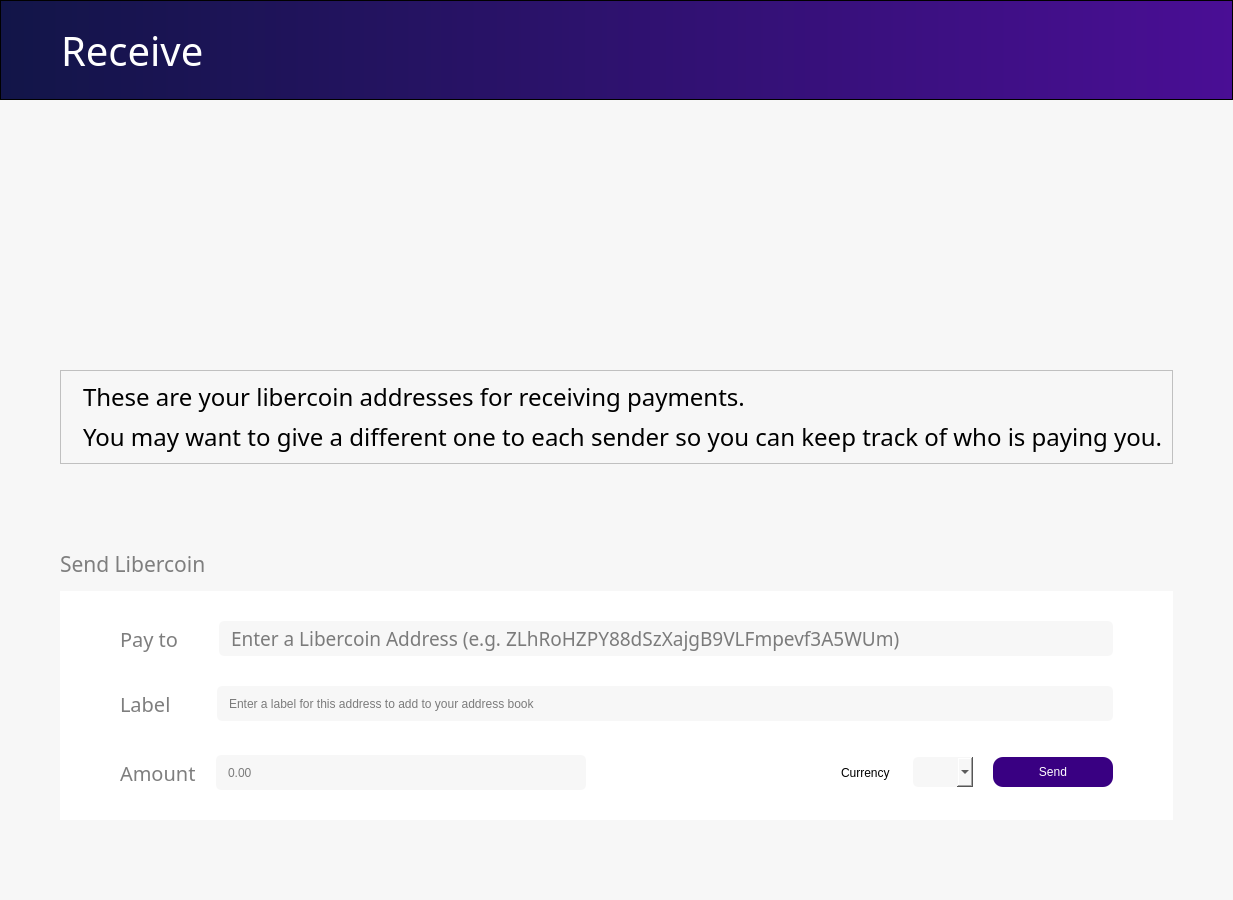
<?xml version="1.0" encoding="UTF-8"?>
<ui version="4.0">
 <class>SendCoinsDialog</class>
 <widget class="QDialog" name="SendCoinsDialog">
  <property name="geometry">
   <rect>
    <x>0</x>
    <y>0</y>
    <width>1002</width>
    <height>900</height>
   </rect>
  </property>
  <property name="windowTitle">
   <string>Send Coins</string>
  </property>
  <property name="styleSheet">
   <string notr="true">background-color:rgba(247, 247, 247, 250);</string>
  </property>
  <layout class="QVBoxLayout" name="verticalLayout" stretch="0,0,0,0">
   <property name="spacing">
    <number>5</number>
   </property>
   <property name="leftMargin">
    <number>0</number>
   </property>
   <property name="topMargin">
    <number>0</number>
   </property>
   <property name="rightMargin">
    <number>0</number>
   </property>
   <property name="bottomMargin">
    <number>0</number>
   </property>
   <item>
    <layout class="QVBoxLayout" name="Header">
     <property name="spacing">
      <number>0</number>
     </property>
     <property name="leftMargin">
      <number>0</number>
     </property>
     <property name="rightMargin">
      <number>0</number>
     </property>
     <item>
      <widget class="QFrame" name="frame">
       <property name="sizePolicy">
        <sizepolicy hsizetype="Preferred" vsizetype="Fixed">
         <horstretch>0</horstretch>
         <verstretch>0</verstretch>
        </sizepolicy>
       </property>
       <property name="minimumSize">
        <size>
         <width>1000</width>
         <height>100</height>
        </size>
       </property>
       <property name="styleSheet">
        <string notr="true">background: QLinearGradient(x1: 0, y1: 0, x2: 1, y2: 0, stop: 0 #121548, stop: 1 #4a0e95);</string>
       </property>
       <property name="frameShape">
        <enum>QFrame::StyledPanel</enum>
       </property>
       <property name="frameShadow">
        <enum>QFrame::Raised</enum>
       </property>
       <layout class="QHBoxLayout" name="horizontalLayout_2">
        <property name="leftMargin">
         <number>60</number>
        </property>
        <item>
         <widget class="QLabel" name="label_3">
          <property name="font">
           <font>
            <family>Source Sans Pro</family>
            <pointsize>30</pointsize>
           </font>
          </property>
          <property name="styleSheet">
           <string notr="true">background-color: rgb(0,0,0,0);
color: white;</string>
          </property>
          <property name="text">
           <string>Receive</string>
          </property>
         </widget>
        </item>
       </layout>
      </widget>
     </item>
     <item>
      <spacer name="verticalSpacer">
       <property name="orientation">
        <enum>Qt::Vertical</enum>
       </property>
       <property name="sizeHint" stdset="0">
        <size>
         <width>20</width>
         <height>40</height>
        </size>
       </property>
      </spacer>
     </item>
    </layout>
   </item>
   <item>
    <layout class="QVBoxLayout" name="verticalLayout_4">
     <property name="leftMargin">
      <number>60</number>
     </property>
     <property name="topMargin">
      <number>60</number>
     </property>
     <property name="rightMargin">
      <number>60</number>
     </property>
     <property name="bottomMargin">
      <number>60</number>
     </property>
     <item>
      <widget class="QFrame" name="frame_2">
       <property name="frameShape">
        <enum>QFrame::StyledPanel</enum>
       </property>
       <property name="frameShadow">
        <enum>QFrame::Raised</enum>
       </property>
       <layout class="QVBoxLayout" name="verticalLayout_6">
        <item>
         <layout class="QHBoxLayout" name="horizontalLayout_3">
          <property name="leftMargin">
           <number>0</number>
          </property>
          <item>
           <widget class="QLabel" name="label">
            <property name="sizePolicy">
             <sizepolicy hsizetype="Fixed" vsizetype="Fixed">
              <horstretch>0</horstretch>
              <verstretch>0</verstretch>
             </sizepolicy>
            </property>
            <property name="minimumSize">
             <size>
              <width>0</width>
              <height>0</height>
             </size>
            </property>
            <property name="sizeIncrement">
             <size>
              <width>0</width>
              <height>0</height>
             </size>
            </property>
            <property name="text">
             <string/>
            </property>
            <property name="pixmap">
             <pixmap resource="../bitcoin.qrc">:/res/icons/Exports_47.png</pixmap>
            </property>
            <property name="scaledContents">
             <bool>false</bool>
            </property>
            <property name="alignment">
             <set>Qt::AlignRight|Qt::AlignTrailing|Qt::AlignVCenter</set>
            </property>
           </widget>
          </item>
          <item>
           <layout class="QVBoxLayout" name="verticalLayout_5">
            <item>
             <widget class="QLabel" name="label_2">
              <property name="font">
               <font>
                <family>Source Sans Pro</family>
                <pointsize>18</pointsize>
               </font>
              </property>
              <property name="text">
               <string>These are your libercoin addresses for receiving payments.</string>
              </property>
             </widget>
            </item>
            <item>
             <widget class="QLabel" name="label_10">
              <property name="font">
               <font>
                <family>Source Sans Pro</family>
                <pointsize>18</pointsize>
               </font>
              </property>
              <property name="text">
               <string>You may want to give a different one to each sender so you can keep track of who is paying you.</string>
              </property>
             </widget>
            </item>
           </layout>
          </item>
         </layout>
        </item>
       </layout>
      </widget>
     </item>
    </layout>
   </item>
   <item>
    <layout class="QVBoxLayout" name="verticalLayout_10">
     <property name="spacing">
      <number>12</number>
     </property>
     <property name="leftMargin">
      <number>60</number>
     </property>
     <property name="topMargin">
      <number>20</number>
     </property>
     <property name="rightMargin">
      <number>60</number>
     </property>
     <property name="bottomMargin">
      <number>20</number>
     </property>
     <item>
      <widget class="QLabel" name="label_7">
       <property name="font">
        <font>
         <family>Source Sans Pro</family>
         <pointsize>16</pointsize>
        </font>
       </property>
       <property name="styleSheet">
        <string notr="true">color: rgb(126, 126, 126);</string>
       </property>
       <property name="text">
        <string>Send Libercoin</string>
       </property>
      </widget>
     </item>
     <item>
      <widget class="QFrame" name="PayFrame">
       <property name="styleSheet">
        <string notr="true">background-color: rgb(255, 255, 255);
border:0;</string>
       </property>
       <property name="frameShape">
        <enum>QFrame::StyledPanel</enum>
       </property>
       <property name="frameShadow">
        <enum>QFrame::Raised</enum>
       </property>
       <layout class="QVBoxLayout" name="verticalLayout_12">
        <property name="spacing">
         <number>30</number>
        </property>
        <property name="leftMargin">
         <number>60</number>
        </property>
        <property name="topMargin">
         <number>30</number>
        </property>
        <property name="rightMargin">
         <number>60</number>
        </property>
        <property name="bottomMargin">
         <number>30</number>
        </property>
        <item>
         <layout class="QHBoxLayout" name="horizontalLayout">
          <property name="spacing">
           <number>20</number>
          </property>
          <property name="topMargin">
           <number>0</number>
          </property>
          <item>
           <widget class="QLabel" name="label_4">
            <property name="font">
             <font>
              <family>Source Sans Pro</family>
              <pointsize>15</pointsize>
             </font>
            </property>
            <property name="styleSheet">
             <string notr="true">color: rgb(126, 126, 126);</string>
            </property>
            <property name="text">
             <string>Pay to    </string>
            </property>
           </widget>
          </item>
          <item>
           <widget class="QLineEdit" name="lineEdit">
            <property name="font">
             <font>
              <family>Source Sans Pro</family>
              <pointsize>14</pointsize>
             </font>
            </property>
            <property name="styleSheet">
             <string notr="true">background-color:rgba(247, 247, 247, 250);
height: 35px;
border-radius:5px;
border-style:solid;
border-color:gray;
border-width:thin;
padding-left: 10;
</string>
            </property>
            <property name="inputMask">
             <string/>
            </property>
            <property name="text">
             <string/>
            </property>
            <property name="cursorPosition">
             <number>0</number>
            </property>
            <property name="alignment">
             <set>Qt::AlignLeading|Qt::AlignLeft|Qt::AlignVCenter</set>
            </property>
            <property name="placeholderText">
             <string>Enter a Libercoin Address (e.g. ZLhRoHZPY88dSzXajgB9VLFmpevf3A5WUm)</string>
            </property>
           </widget>
          </item>
         </layout>
        </item>
        <item>
         <layout class="QHBoxLayout" name="horizontalLayout_4">
          <property name="spacing">
           <number>20</number>
          </property>
          <property name="leftMargin">
           <number>0</number>
          </property>
          <property name="topMargin">
           <number>0</number>
          </property>
          <property name="rightMargin">
           <number>0</number>
          </property>
          <property name="bottomMargin">
           <number>4</number>
          </property>
          <item>
           <widget class="QLabel" name="label_5">
            <property name="font">
             <font>
              <family>Source Sans Pro</family>
              <pointsize>15</pointsize>
             </font>
            </property>
            <property name="styleSheet">
             <string notr="true">color: rgb(126, 126, 126);</string>
            </property>
            <property name="text">
             <string>Label     </string>
            </property>
           </widget>
          </item>
          <item>
           <widget class="QLineEdit" name="lineEdit_2">
            <property name="styleSheet">
             <string notr="true">background-color:rgba(247, 247, 247, 250);
height: 35px;
border-radius:5px;
border-style:solid;
border-color:gray;
border-width:thin;
padding-left: 10;</string>
            </property>
            <property name="text">
             <string/>
            </property>
            <property name="placeholderText">
             <string>Enter a label for this address to add to your address book</string>
            </property>
           </widget>
          </item>
         </layout>
        </item>
        <item>
         <layout class="QHBoxLayout" name="horizontalLayout_5">
          <property name="spacing">
           <number>20</number>
          </property>
          <property name="topMargin">
           <number>0</number>
          </property>
          <item>
           <widget class="QLabel" name="label_6">
            <property name="font">
             <font>
              <family>Source Sans Pro</family>
              <pointsize>15</pointsize>
             </font>
            </property>
            <property name="styleSheet">
             <string notr="true">color: rgb(126, 126, 126);</string>
            </property>
            <property name="text">
             <string>Amount</string>
            </property>
           </widget>
          </item>
          <item>
           <widget class="QLineEdit" name="lineEdit_3">
            <property name="styleSheet">
             <string notr="true">background-color:rgba(247, 247, 247, 250);
height: 35px;
border-radius:5px;
border-style:solid;
border-color:gray;
border-width:thin;
padding-left: 10;</string>
            </property>
            <property name="text">
             <string/>
            </property>
            <property name="placeholderText">
             <string>0.00</string>
            </property>
           </widget>
          </item>
          <item>
           <widget class="QLabel" name="label_9">
            <property name="styleSheet">
             <string notr="true">color:white;</string>
            </property>
            <property name="lineWidth">
             <number>2</number>
            </property>
            <property name="text">
             <string>ADD SPACE IN THIS LABEL TO MAKE </string>
            </property>
           </widget>
          </item>
          <item>
           <widget class="QLabel" name="label_8">
            <property name="text">
             <string>Currency </string>
            </property>
           </widget>
          </item>
          <item>
           <widget class="QComboBox" name="comboBox">
            <property name="styleSheet">
             <string notr="true">background-color:rgba(247, 247, 247, 250);
height: 30px;
border-radius:5px;
border-style:solid;
border-color:gray;
border-width:thin;
</string>
            </property>
            <property name="currentText">
             <string/>
            </property>
            <property name="iconSize">
             <size>
              <width>0</width>
              <height>0</height>
             </size>
            </property>
           </widget>
          </item>
          <item>
           <widget class="QPushButton" name="pushButton">
            <property name="styleSheet">
             <string notr="true">background-color: rgb(57, 0, 130);
color: white;
border-radius:10px;
height:30px;
width:120px;</string>
            </property>
            <property name="text">
             <string>Send</string>
            </property>
           </widget>
          </item>
         </layout>
        </item>
       </layout>
      </widget>
     </item>
    </layout>
   </item>
   <item>
    <layout class="QHBoxLayout" name="horizontalLayout_6">
     <property name="leftMargin">
      <number>60</number>
     </property>
     <property name="topMargin">
      <number>30</number>
     </property>
     <property name="rightMargin">
      <number>60</number>
     </property>
     <property name="bottomMargin">
      <number>30</number>
     </property>
     <item>
      <layout class="QVBoxLayout" name="statusText">
       <property name="topMargin">
        <number>0</number>
       </property>
      </layout>
     </item>
     <item>
      <layout class="QVBoxLayout" name="spacer"/>
     </item>
     <item>
      <layout class="QHBoxLayout" name="statusBar"/>
     </item>
    </layout>
   </item>
  </layout>
 </widget>
 <resources>
  <include location="../bitcoin.qrc"/>
 </resources>
 <connections/>
</ui>
